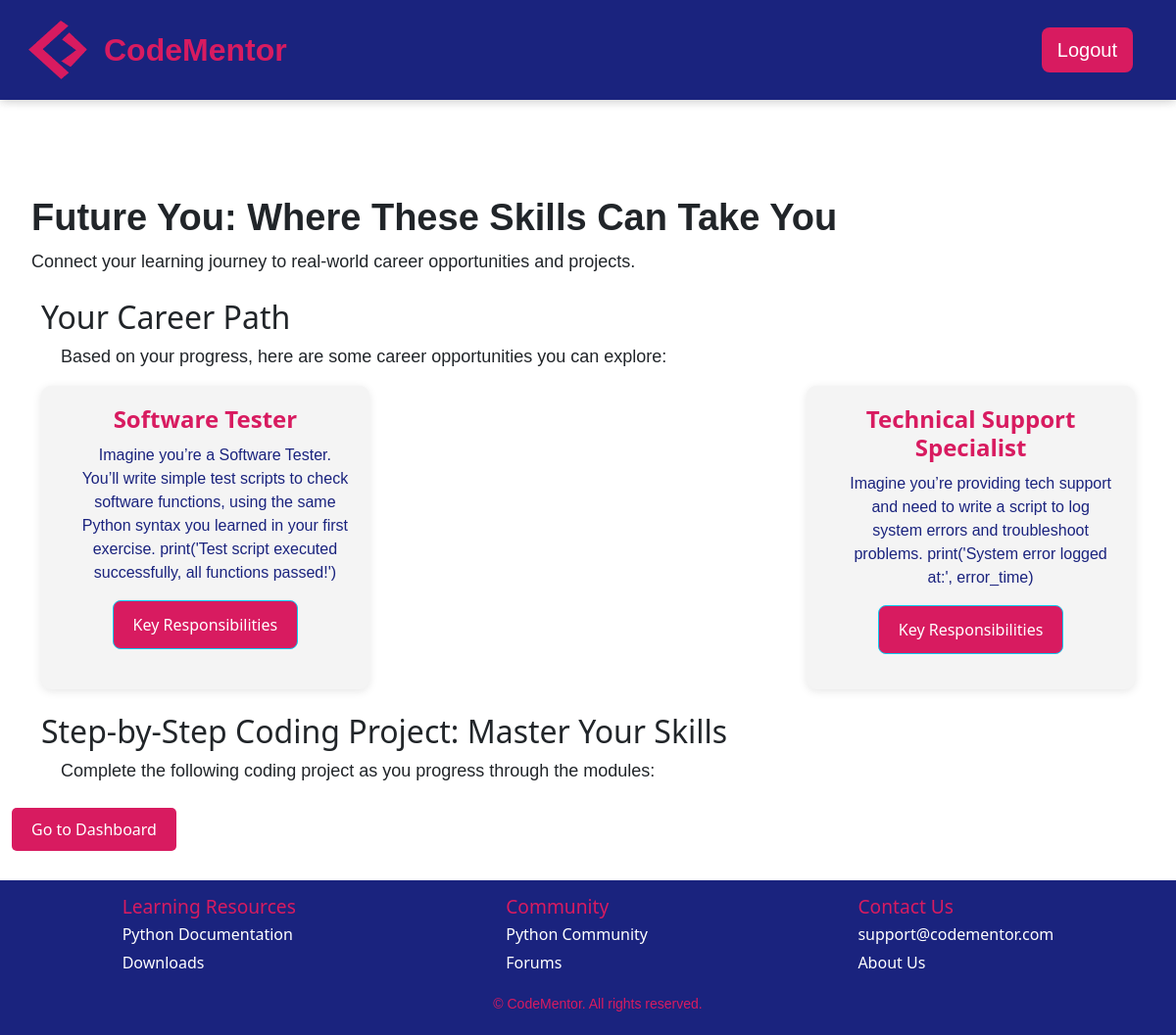
Page /future_you (signed in) on the committed database.
### app.py (models this page shows, shortened)
class CareerSuggestions(db.Model):
    CSid = db.Column(db.Integer, primary_key=True)
    title = db.Column(db.String(100), nullable=False)
    description = db.Column(db.Text, nullable=False)
    exerciseid = db.Column(db.Integer, db.ForeignKey('exercise.exerciseid'), nullable=True)  # Link to Exercise table
    keyresponsibilities = db.Column(db.Text, nullable=True)
    exercise = db.relationship('Exercise', backref='career_suggestions', lazy=True)  # Access career suggestions from exercise
    questions = db.relationship('CareerQuestion', backref='career_suggestions', lazy=True)
    stories = db.relationship('CareerStory', backref='career_suggestions', lazy=True)
    challenges = db.relationship('IndustryChallenge', backref='career_suggestions', lazy=True)

### app.py (the view)
@app.route('/future_you', methods=['GET', 'POST'])
@login_required
def future_you():
    userid = current_user.userid  # Assuming `userid` is the primary key for the User model
    user_module_progress = UserModuleProgress.query.filter_by(userid=userid).first()
    if user_module_progress:
        current_module_id = user_module_progress.moduleid
    else:
        current_module_id = None  # Or handle if the user has no progress
    second_exercise_completed = check_if_second_exercise_completed(userid, current_module_id)
    if current_module_id:
        career_suggestions = CareerSuggestions.query.filter_by(exerciseid=current_module_id).all()
    else:
        career_suggestions = []  # If no module is found, return an empty list
    if request.method == 'POST':
        if second_exercise_completed:
            return redirect(url_for('dashboard'))
        else:
            return redirect(url_for('exercises', module_id=current_module_id))
    return render_template('future_you.html',
                           second_exercise_completed=second_exercise_completed,
                           career_suggestions=career_suggestions)

### app.py (called while the page is built)
@login_manager.user_loader
def load_user(userid):
    return User.query.get(int(userid))

def check_if_second_exercise_completed(userid, module_id):
    second_exercise = Exercise.query.filter_by(moduleid=module_id).order_by(Exercise.exerciseid).offset(1).first()  # This grabs the second exercise based on the module
    if second_exercise:
        user_progress = UserExerciseProgress.query.filter_by(userid=userid, exerciseid=second_exercise.exerciseid).first()
        return user_progress is not None and user_progress.status == 'completed'
    return False

### templates/future_you.html (shortened to what this page needs)
{% extends 'base.html' %}
{% block content %}
<section class="future-you-section">
    <div class="intro">
        <h1>Future You: Where These Skills Can Take You</h1>
        <p>Connect your learning journey to real-world career opportunities and projects.</p>
    </div>
    <div class="container mt-4">
        <div class="row">
            <h2 class="text-left">Your Career Path</h2>
            <p class="text-left">Based on your progress, here are some career opportunities you can explore:</p>
        </div>
        <div class="col-md-12 mb-4">
            <div class="learning-box">
                <div class="career-path-boxes-container">
                    {% if career_suggestions %}
                    <div class="career-paths-container">
                        {% for career in career_suggestions %}
                            <div class="career-path-box">
                                <h3 class="career-title">{{ career.title }}</h3>
                                <p class="career-description">{{ career.description }}</p>
                                <button class="btn btn-info learn-more-btn" data-csid="{{ career.CSid }}">Key Responsibilities</button>
                            </div>
                        {% endfor %}
                    </div>
                    {% else %}
                        <p>No career suggestions available for this module yet.</p>
                    {% endif %}
                </div>
            </div>
        </div>
        <h2>Step-by-Step Coding Project: Master Your Skills</h2>
        <p>Complete the following coding project as you progress through the modules:</p>
    </div>
    {% if second_exercise_completed %}
        <form method="POST">
            <button type="submit" class="btn btn-custom">Go to Dashboard</button>
        </form>
    {% else %}
        <form method="POST">
            <button type="submit" class="btn btn-custom">Go to Exercises</button>
        </form>
    {% endif %}
</section>
{% endblock %}

### static/css/styles.css (style rules this page uses)
body, html { margin: 0; padding: 0; height: 100%; }
body { display: flex; flex-direction: column; height: 100%; }
h1 { font-weight: bold; font-size: 38px; font-family: Verdana, Geneva, Tahoma, sans-serif; margin-left: 20px; }
p { font-size: 18px; font-family: Verdana, Geneva, Tahoma, sans-serif; margin-left: 20px; }
body, html { height: 100%; margin: 0; display: flex; flex-direction: column; }
.career-paths-container { display: flex; flex-wrap: wrap; gap: 20px; justify-content: space-between; }
.career-path-box { background-color: #f4f4f4; padding: 20px; width: 30%; border-radius: 10px; box-shadow: 0 2px 10px rgba(0, 0, 0, 0.1); transition: transform 0.3s ease-in-out; text-align: center; }
.career-title { font-size: 1.5rem; font-weight: bold; color: #D81B60; text-decoration: none; }
.career-description { font-size: 1rem; color: #1a237e; margin-top: 10px; }
.btn-custom { background-color: #D81B60 !important; color: white; padding: 10px 20px; border: none; border-radius: 5px; font-size: 1rem; }
.learn-more-btn { background-color: #D81B60; color: white; padding: 12px 20px; font-size: 1rem; border-radius: 8px; }

### rows in the picture
CareerSuggestions: title "Software Tester", description "Imagine you’re a Software Tester. You’ll write simple test scripts to check software functions, using the same Python syntax you learned in your first exercise. print('Test script executed successfully, all functions passed!')"
CareerSuggestions: title "Technical Support Specialist", description "Imagine you’re providing tech support and need to write a script to log system errors and troubleshoot problems. print('System error logged at:', error_time)"
